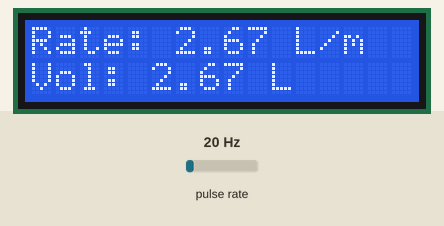
Recording of a sketch running on a simulated Arduino Uno, built with avr-gcc and run on an emulated ATmega328P. On the bench: 16×2 character LCD. Wiring (inferred from the names in the program): pulse sensor: data pin 2. The inputs (shaded band) are chosen by the test bench; at power-on: pulse rate 20 Hz. What the sketch prints to the serial monitor is not drawn.

Above: at 1.6 s.
1.7 s: pulse rate (sensor on pin 2) set to 4 Hz
At 2.5 s:
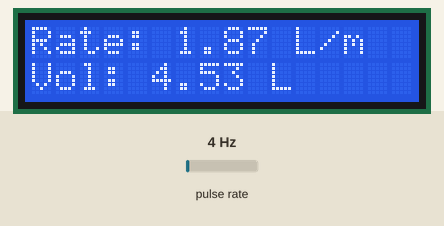
4.5 s: pulse rate (sensor on pin 2) set to 50 Hz
At 5.8 s:
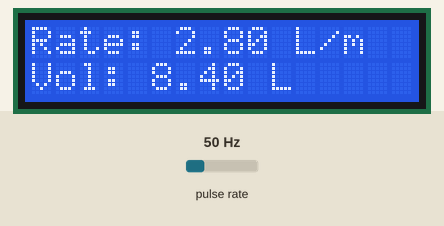
7.5 s: pulse rate (sensor on pin 2) set to 100 Hz
At 8.8 s:
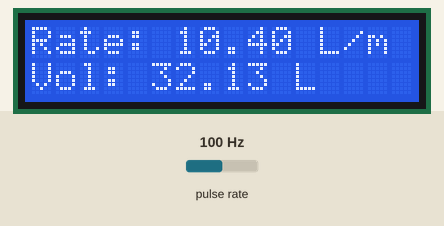
Timing chart, 0 to 10.5 s (numbered marks = the images above; inputs shaded):
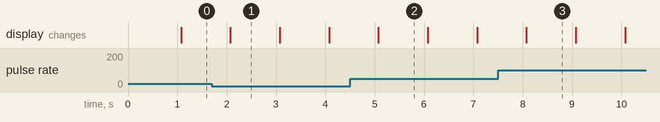

Measured:
- what the display in image 1 shows lasts 1.0 s, from 2.1 s to 3.1 s

The sketch:

Arduino_Code.ino
```cpp
#include <LiquidCrystal.h>

volatile int flow_frequency; // Measures flow sensor pulses
// Calculated litres/hour
float vol = 0.0, l_minute;
unsigned char flowsensor = 2; // Sensor Input
unsigned long currentTime;
unsigned long cloopTime;

LiquidCrystal lcd(12, 11, 5, 4, 3, 9);

void flow() { // Interrupt function
  flow_frequency++;
}

void setup() {
  pinMode(flowsensor, INPUT);
  digitalWrite(flowsensor, HIGH); // Optional Internal Pull-Up
  Serial.begin(9600);
  lcd.begin(16, 2);
  attachInterrupt(digitalPinToInterrupt(flowsensor), flow, RISING); // Setup Interrupt
  lcd.clear();
  lcd.setCursor(0, 0);
  lcd.print("Water Flow Meter");
  lcd.setCursor(0, 1);
  lcd.print("MCI PROJECT :)");
  currentTime = millis();
  cloopTime = currentTime;
}

void loop() {
  currentTime = millis();
  // Every second, calculate and print litres/hour
  if (currentTime >= (cloopTime + 1000)) {
    cloopTime = currentTime; // Updates cloopTime

    if (flow_frequency != 0) {
      // Pulse frequency (Hz) = 7.5Q, Q is flow rate in L/min.
      l_minute = (flow_frequency / 7.5); // (Pulse frequency x 60 min) / 7.5Q = flowrate in l/hour

      lcd.clear();
      lcd.setCursor(0, 0);
      lcd.print("Rate: ");
      lcd.print(l_minute);
      lcd.print(" L/m");

      l_minute = l_minute * 60;
      vol += (l_minute / 60);

      lcd.setCursor(0, 1);
      lcd.print("Vol: ");
      lcd.print(vol);
      lcd.print(" L");

      flow_frequency = 0; // Reset Counter
      Serial.print(l_minute, DEC); // Print litres/hour
      Serial.println(" L/sec");
    } else {
      Serial.println("Water flow rate = 0 ");
      lcd.clear();
      lcd.setCursor(0, 0);
      lcd.print("Rate: ");
      lcd.print(flow_frequency);
      lcd.print(" L/m");

      lcd.setCursor(0, 1);
      lcd.print("Vol: ");
      lcd.print(vol);
      lcd.print(" L");
    }
  }
}
```
